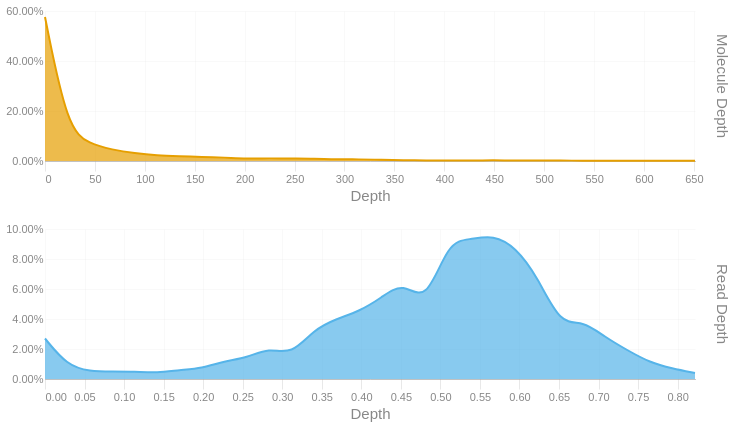

The notebook cell this image was saved under:
### Code cell
readdep = depth_hist(tb['Read Depth'], q99, 3)
readdep = readdep.with_columns(pl.lit('Read Depth').alias('Metric'))
if not SKIPLR:
    moldep = depth_hist(tb['Molecule Depth'], mol_q99, 1)
    moldep = moldep.with_columns(pl.lit('Molecule Depth').alias('Metric'))
    _hist = pl.concat([readdep, moldep])
    _hist = _hist.filter(pl.col('Proportion') != 0)
    with SafeRender(_hist):
        (
            alt.Chart(_hist)        
            .mark_area(interpolate = "basis")
            .encode(
                x=alt.X('Bin:Q').scale(domainMin=0).axis(alt.Axis(title='Depth')),
                y = alt.Y('Proportion:Q', title = None).axis(format = '.2%'),
                color = alt.Color('Metric:N').legend(None),
                row = alt.Row("Metric:N").header(title = None, labelOrient = 'right'),
                tooltip = [
                    alt.Tooltip("Metric:N", title = "Metric"),
                    alt.Tooltip('Interval:N', title = "Depth Interval"),
                    alt.Tooltip('Proportion:Q', title = "% Alignments").format('.2%')
                ]
            )
            .resolve_scale(x='independent', y='independent')
            .properties(
                height = 150, width = 650,
                usermeta={'embedOptions': {'downloadFileName': f'{samplename}.depth.hist'}}
            )
        ).display()
else:
    readdep = readdep.filter(pl.col('Proportion') != 0)
    with SafeRender(readdep):
        (
            alt.Chart(readdep)        
            .mark_area(interpolate = "basis")
            .encode(
                x=alt.X('Bin:Q').scale(domainMin=0).axis(alt.Axis(title='Depth')),
                y = alt.Y('Proportion:Q', title = None).axis(format = '.2%'),
                tooltip = [
                    alt.Tooltip('Interval:N', title = "Depth Interval"),
                    alt.Tooltip('Proportion:Q', title = "% Alignments").format('.2%')
                ]
            )
            .properties(
                usermeta={'embedOptions': {'downloadFileName': f'{samplename}.depth.hist'}}
            )
        ).display()

### Figure 1 — Vega-Lite specification as saved in the notebook (floating-point values rounded to 4 significant figures)
{"width": 650, "height": 150, "config": {"title": {"anchor": "start", "dy": -15, "fontSize": 18, "color": "#888888", "subtitleColor": "#888888", "subtitleFontSize": 14}, "arc": {"fill": "#0072B2"}, "axis": {"domainColor": "#888888", "domainWidth": 0.5, "gridWidth": 0.2, "grid": false, "titleFontWeight": 400, "titleFontSize": 15, "labelFontSize": 11, "labelColor": "#888888", "tickColor": "#888888", "tickWidth": 0.2, "titleColor": "#888888"}, "axisBand": {"grid": false}, "axisX": {"grid": true, "tickSize": 10, "domainCap": "round"}, "axisY": {"domain": false, "grid": true, "tickSize": 0, "domainCap": "round"}, "background": "transparent", "header": {"labelFontSize": 15, "labelColor": "#888888", "titleFontSize": 15, "titleFontWeight": 600, "titleColor": "#888888"}, "legend": {"labelFont": "sans-serif", "labelFontSize": 12, "labelColor": "#888888", "symbolSize": 100, "symbolType": "circle", "titleFontSize": 12, "titlePadding": 10, "titleColor": "#888888", "title": null}, "range": {"category": ["#E69F00", "#56B4E9", "#009E73", "#F0E442", "#0072B2", "#D55E00", "#CC79A7", "#000000"], "diverging": ["#cfe8f3", "#a2d4ec", "#73bfe2", "#46abdb", "#1696d2", "#12719e"]}, "area": {"fill": "#0072B2", "fillOpacity": 0.7, "line": true, "strokeOpacity": 0.7}, "line": {"color": "#0072B2", "stroke": "#0072B2", "strokeWidth": 2}, "trail": {"color": "#0072B2", "stroke": "#0072B2", "strokeWidth": 0, "size": 1}, "point": {"filled": true, "fillOpacity": 1.0, "size": 95}, "text": {"color": "#888888", "fontSize": 11, "align": "right", "fontWeight": 400, "size": 11}, "bar": {"fill": "#0072B2", "stroke": null}, "view": {"stroke": null, "continuousWidth": 660, "continuousHeight": 400}}, "data": {"name": "data-e4d4a5769bf3c8bdaa460b6b1706e4cb"}, "mark": {"type": "area", "interpolate": "basis"}, "encoding": {"color": {"field": "Metric", "legend": null, "type": "nominal"}, "row": {"field": "Metric", "header": {"title": null, "labelOrient": "right"}, "type": "nominal"}, "tooltip": [{"field": "Metric", "title": "Metric", "type": "nominal"}, {"field": "Interval", "title": "Depth Interval", "type": "nominal"}, {"field": "Proportion", "format": ".2%", "title": "% Alignments", "type": "quantitative"}], "x": {"axis": {"title": "Depth"}, "field": "Bin", "scale": {"domainMin": 0}, "type": "quantitative"}, "y": {"axis": {"format": ".2%"}, "field": "Proportion", "title": null, "type": "quantitative"}}, "resolve": {"scale": {"x": "independent", "y": "independent"}}, "usermeta": {"embedOptions": {"downloadFileName": "S6_Altamaha_3963.depth.hist"}}, "$schema": "https://vega.github.io/schema/vega-lite/v6.1.0.json", "datasets": {"data-e4d4a5769bf3c8bdaa460b6b1706e4cb": [{"Bin": 0.0, "Interval": "0.0-0.028", "Proportion": 0.027, "Metric": "Read Depth"}, {"Bin": 0.028, "Interval": "0.028-0.057", "Proportion": 0.009, "Metric": "Read Depth"}, {"Bin": 0.057, "Interval": "0.057-0.085", "Proportion": 0.005, "Metric": "Read Depth"}, {"Bin": 0.085, "Interval": "0.085-0.113", "Proportion": 0.005, "Metric": "Read Depth"}, {"Bin": 0.113, "Interval": "0.113-0.142", "Proportion": 0.005, "Metric": "Read Depth"}, {"Bin": 0.142, "Interval": "0.142-0.17", "Proportion": 0.004, "Metric": "Read Depth"}, {"Bin": 0.17, "Interval": "0.17-0.198", "Proportion": 0.006, "Metric": "Read Depth"}, {"Bin": 0.198, "Interval": "0.198-0.227", "Proportion": 0.007, "Metric": "Read Depth"}, {"Bin": 0.227, "Interval": "0.227-0.255", "Proportion": 0.012, "Metric": "Read Depth"}, {"Bin": 0.255, "Interval": "0.255-0.283", "Proportion": 0.014, "Metric": "Read Depth"}, {"Bin": 0.283, "Interval": "0.283-0.312", "Proportion": 0.021, "Metric": "Read Depth"}, {"Bin": 0.312, "Interval": "0.312-0.34", "Proportion": 0.016, "Metric": "Read Depth"}, {"Bin": 0.34, "Interval": "0.34-0.368", "Proportion": 0.033, "Metric": "Read Depth"}, {"Bin": 0.368, "Interval": "0.368-0.397", "Proportion": 0.04, "Metric": "Read Depth"}, {"Bin": 0.397, "Interval": "0.397-0.425", "Proportion": 0.045, "Metric": "Read Depth"}, {"Bin": 0.425, "Interval": "0.425-0.453", "Proportion": 0.054, "Metric": "Read Depth"}, {"Bin": 0.453, "Interval": "0.453-0.482", "Proportion": 0.065, "Metric": "Read Depth"}, {"Bin": 0.482, "Interval": "0.482-0.51", "Proportion": 0.05, "Metric": "Read Depth"}, {"Bin": 0.51, "Interval": "0.51-0.538", "Proportion": 0.092, "Metric": "Read Depth"}, {"Bin": 0.538, "Interval": "0.538-0.567", "Proportion": 0.093, "Metric": "Read Depth"}, {"Bin": 0.567, "Interval": "0.567-0.595", "Proportion": 0.096, "Metric": "Read Depth"}, {"Bin": 0.595, "Interval": "0.595-0.623", "Proportion": 0.088, "Metric": "Read Depth"}, {"Bin": 0.623, "Interval": "0.623-0.652", "Proportion": 0.068, "Metric": "Read Depth"}, {"Bin": 0.652, "Interval": "0.652-0.68", "Proportion": 0.036, "Metric": "Read Depth"}, {"Bin": 0.68, "Interval": "0.68-0.708", "Proportion": 0.039, "Metric": "Read Depth"}, {"Bin": 0.708, "Interval": "0.708-0.737", "Proportion": 0.028, "Metric": "Read Depth"}, {"Bin": 0.737, "Interval": "0.737-0.765", "Proportion": 0.019, "Metric": "Read Depth"}, {"Bin": 0.765, "Interval": "0.765-0.793", "Proportion": 0.011, "Metric": "Read Depth"}, {"Bin": 0.793, "Interval": "0.793-0.822", "Proportion": 0.007, "Metric": "Read Depth"}, {"Bin": 0.822, "Interval": "0.822-0.85", "Proportion": 0.004, "Metric": "Read Depth"}, {"Bin": 0.0, "Interval": "0.0-22.5", "Proportion": 0.576, "Metric": "Molecule Depth"}, {"Bin": 22.5, "Interval": "22.5-44.9", "Proportion": 0.128, "Metric": "Molecule Depth"}, {"Bin": 44.9, "Interval": "44.9-67.4", "Proportion": 0.068, "Metric": "Molecule Depth"}, {"Bin": 67.4, "Interval": "67.4-89.8", "Proportion": 0.045, "Metric": "Molecule Depth"}, {"Bin": 89.8, "Interval": "89.8-112.3", "Proportion": 0.031, "Metric": "Molecule Depth"}, {"Bin": 112.3, "Interval": "112.3-134.7", "Proportion": 0.022, "Metric": "Molecule Depth"}, {"Bin": 134.7, "Interval": "134.7-157.2", "Proportion": 0.019, "Metric": "Molecule Depth"}, {"Bin": 157.2, "Interval": "157.2-179.6", "Proportion": 0.016, "Metric": "Molecule Depth"}, {"Bin": 179.6, "Interval": "179.6-202.1", "Proportion": 0.014, "Metric": "Molecule Depth"}, {"Bin": 202.1, "Interval": "202.1-224.5", "Proportion": 0.009, "Metric": "Molecule Depth"}, {"Bin": 224.5, "Interval": "224.5-247.0", "Proportion": 0.011, "Metric": "Molecule Depth"}, {"Bin": 247.0, "Interval": "247.0-269.4", "Proportion": 0.01, "Metric": "Molecule Depth"}, {"Bin": 269.4, "Interval": "269.4-291.9", "Proportion": 0.01, "Metric": "Molecule Depth"}, {"Bin": 291.9, "Interval": "291.9-314.3", "Proportion": 0.006, "Metric": "Molecule Depth"}, {"Bin": 314.3, "Interval": "314.3-336.8", "Proportion": 0.007, "Metric": "Molecule Depth"}, {"Bin": 336.8, "Interval": "336.8-359.2", "Proportion": 0.005, "Metric": "Molecule Depth"}, {"Bin": 359.2, "Interval": "359.2-381.7", "Proportion": 0.003, "Metric": "Molecule Depth"}, {"Bin": 381.7, "Interval": "381.7-404.1", "Proportion": 0.002, "Metric": "Molecule Depth"}, {"Bin": 404.1, "Interval": "404.1-426.6", "Proportion": 0.002, "Metric": "Molecule Depth"}, {"Bin": 426.6, "Interval": "426.6-449.0", "Proportion": 0.002, "Metric": "Molecule Depth"}, {"Bin": 449.0, "Interval": "449.0-471.5", "Proportion": 0.003, "Metric": "Molecule Depth"}, {"Bin": 471.5, "Interval": "471.5-493.9", "Proportion": 0.002, "Metric": "Molecule Depth"}, {"Bin": 493.9, "Interval": "493.9-516.4", "Proportion": 0.002, "Metric": "Molecule Depth"}, {"Bin": 516.4, "Interval": "516.4-538.8", "Proportion": 0.002, "Metric": "Molecule Depth"}, {"Bin": 538.8, "Interval": "538.8-561.3", "Proportion": 0.001, "Metric": "Molecule Depth"}, {"Bin": 561.3, "Interval": "561.3-583.7", "Proportion": 0.001, "Metric": "Molecule Depth"}, {"Bin": 583.7, "Interval": "583.7-606.2", "Proportion": 0.001, "Metric": "Molecule Depth"}, {"Bin": 606.2, "Interval": "606.2-628.6", "Proportion": 0.001, "Metric": "Molecule Depth"}, {"Bin": 628.6, "Interval": "628.6-651.1", "Proportion": 0.001, "Metric": "Molecule Depth"}, {"Bin": 651.1, "Interval": "651.1-673.52", "Proportion": 0.001, "Metric": "Molecule Depth"}]}}
